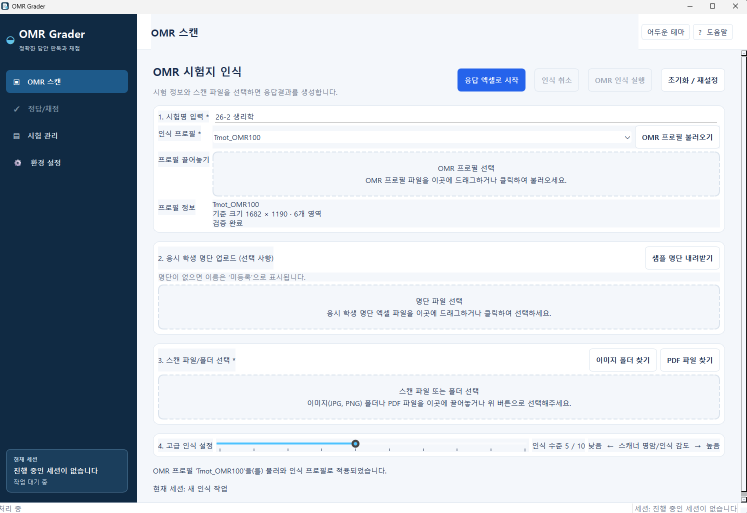
#> input picture fix0730_1054/image_0.png, 1493 x 1025 px (shown at 1/2 size)
$ python -i bubbles.py   (imports and definitions only)
#> lines starting #> are read from the running program, lines starting #| are printed output that depends on the picture; after the words box and inside, x2 and y2 are one past the last pixel; in counts of white or black regions, pixels touching at a corner belong together
"""Printed answer-bubble detection, the landmark every v4 recognition step is built on."""

from __future__ import annotations

from dataclasses import dataclass
from math import pi
from typing import Final

import cv2
import numpy as np
from numpy.typing import NDArray

# Detection runs where a bubble radius is about this many pixels, whatever the scan DPI.
_WORK_RADIUS: Final = 15.5
_FIRST_PASS_LONG_SIDE: Final = 2600
_MIN_WORK_RADIUS: Final = 6.0
_MAX_WORK_RADIUS: Final = 45.0
_MIN_CIRCULARITY: Final = 0.70
_MIN_DISK_FILL: Final = 0.60
_MIN_BUBBLES: Final = 20
_RADIUS_BAND: Final = (0.75, 1.35)
_GAMMAS: Final = (3.0, 5.0)


@dataclass(frozen=True, slots=True)
class Bubbles:
    """Circle-like printed marks found on one page, in source pixel coordinates."""

    centers: NDArray[np.float64]
    radii: NDArray[np.float64]
    radius: float

    def radius_samples(self) -> NDArray[np.float64]:
        return self.radii.copy()


def find_bubbles(gray: NDArray[np.uint8], *, enough: int | None = None) -> Bubbles | None:
    """Return the printed bubbles of a page, or ``None`` when too few circles exist.

    Faint print (a bright scanner setting or light toner) loses the thin gray rings, so
    detection darkens mid-tones with two gamma curves and keeps the richer result. With
    ``enough``, the second curve is skipped once the first already finds that many.
    """
    if gray.ndim != 2 or gray.size == 0:
        return None
    best: Bubbles | None = None
    for gamma in _GAMMAS:
        found = _bubbles(gray, gamma)
        if found is not None and (best is None or len(found.centers) > len(best.centers)):
            best = found
        if best is not None and enough is not None and len(best.centers) >= enough:
            break
    return best


def _bubbles(gray: NDArray[np.uint8], gamma: float) -> Bubbles | None:
    darkened = np.asarray(cv2.LUT(gray, _gamma_table(gamma)), dtype=np.uint8)
    scale = min(1.0, _FIRST_PASS_LONG_SIDE / max(gray.shape))
    found = _circles(darkened, scale)
    if found is None:
        return None
    radius = _dominant_radius(found[:, 2])
    if abs(radius - _WORK_RADIUS) > 0.3 * _WORK_RADIUS:
        # Re-run where the printed circles have the size the thresholds were tuned for.
        rescaled = _circles(darkened, scale * _WORK_RADIUS / radius)
        if rescaled is not None:
            found, scale = rescaled, scale * _WORK_RADIUS / radius
            radius = _dominant_radius(found[:, 2])
    low, high = _RADIUS_BAND
    kept = found[(found[:, 2] > low * radius) & (found[:, 2] < high * radius)]
    kept = _dedupe(kept, radius)
    if len(kept) < _MIN_BUBBLES:
        return None
    # The median of the kept rings is a continuous estimate; the histogram peak is binned.
    return Bubbles(kept[:, :2] / scale, kept[:, 2] / scale, float(np.median(kept[:, 2])) / scale)


def _gamma_table(gamma: float) -> NDArray[np.uint8]:
    levels = np.arange(256, dtype=np.float64) / 255.0
    return np.asarray(np.rint(255.0 * levels**gamma), dtype=np.uint8)


def _circles(gray: NDArray[np.uint8], scale: float) -> NDArray[np.float64] | None:
    work = (
        gray
        if abs(scale - 1.0) < 1e-9
        else cv2.resize(
            gray,
            None,
            fx=scale,
            fy=scale,
            interpolation=cv2.INTER_AREA if scale < 1 else cv2.INTER_LINEAR,
        )
    )
    binary = cv2.adaptiveThreshold(
        work, 255, cv2.ADAPTIVE_THRESH_MEAN_C, cv2.THRESH_BINARY_INV, 31, 12
    )
    contours, _ = cv2.findContours(binary, cv2.RETR_CCOMP, cv2.CHAIN_APPROX_SIMPLE)
    found: list[tuple[float, float, float]] = []
    low, high = 2 * _MIN_WORK_RADIUS, 2 * _MAX_WORK_RADIUS
    for contour in contours:
        _, _, width, height = cv2.boundingRect(contour)
        if not (low <= width <= high and low <= height <= high):
            continue
        if not 0.75 <= width / height <= 1.33:
            continue
        area = float(cv2.contourArea(contour))
        perimeter = float(cv2.arcLength(contour, True))
        if area < 60 or perimeter <= 0:
            continue
        (center_x, center_y), radius = cv2.minEnclosingCircle(contour)
        circularity = 4 * pi * area / (perimeter * perimeter)
        if circularity > _MIN_CIRCULARITY and area / (pi * radius * radius) > _MIN_DISK_FILL:
            found.append((float(center_x), float(center_y), float(radius)))
    if len(found) < _MIN_BUBBLES:
        return None
    return np.asarray(found, dtype=np.float64)


def _dominant_radius(radii: NDArray[np.float64]) -> float:
    histogram, edges = np.histogram(radii, bins=np.arange(_MIN_WORK_RADIUS, 4 * _MAX_WORK_RADIUS))
    peak = int(np.argmax(histogram))
    return float((edges[peak] + edges[peak + 1]) / 2)


def _dedupe(found: NDArray[np.float64], radius: float) -> NDArray[np.float64]:
    """Keep one circle per bubble (outer ring and inner hole contours coincide)."""
    ordered = found[np.argsort(-found[:, 2])]
    kept: list[NDArray[np.float64]] = []
    limit = (0.6 * radius) ** 2
    for item in ordered:
        if kept and np.min(np.sum((np.asarray(kept)[:, :2] - item[:2]) ** 2, axis=1)) <= limit:
            continue
        kept.append(item)
    return np.asarray(kept, dtype=np.float64).reshape(-1, 3)


__all__ = ["Bubbles", "find_bubbles"]

>>> import cv2
>>> picture = cv2.imread('../../../fix0730_1054/image_0.png', cv2.IMREAD_GRAYSCALE)
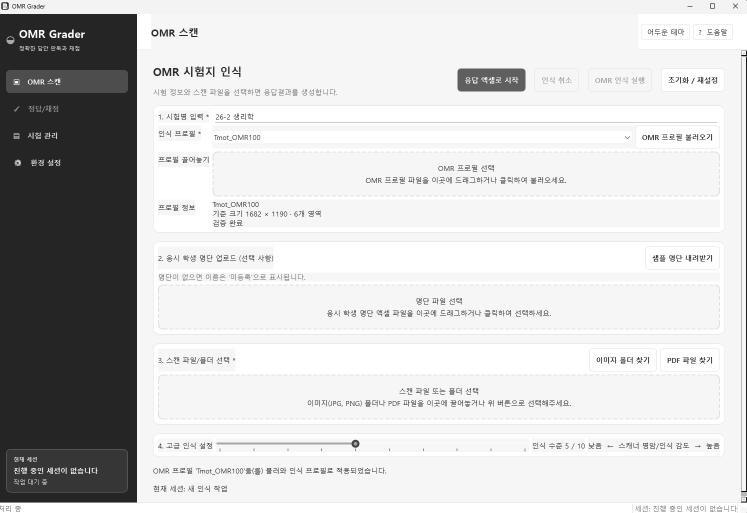
#> picture: shape (1025, 1493) (shown at 1/2 size); min 0, max 255, mean 208.7
>>> result = find_bubbles(picture)
#> the loop in find_bubbles, `for gamma in _GAMMAS:` made 2 passes
#> pass 1, in _bubbles, `darkened = np.asarray(cv2.LUT(gray, _gamma_table(gamma)), dtype=np.uin..`:
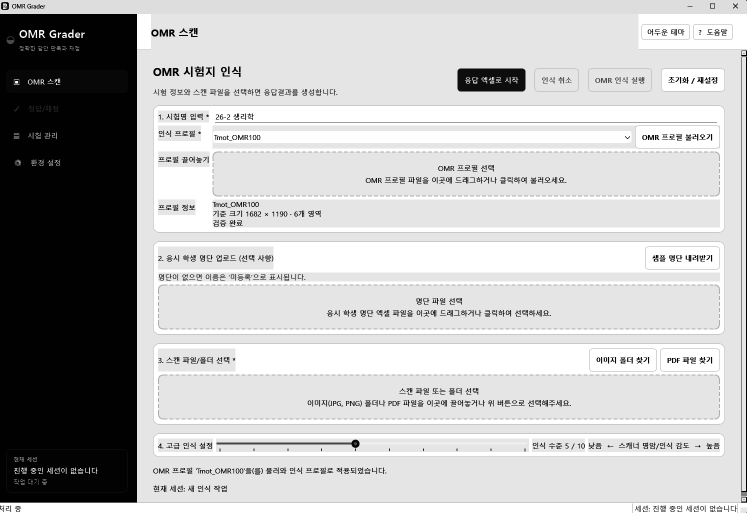
#> darkened: shape (1025, 1493) (shown at 1/2 size); min 0, max 255, mean 189.4
#> pass 1, in _circles, `binary = cv2.adaptiveThreshold( work, 255, cv2.ADAPTIVE_THRESH_MEAN_C,..`:
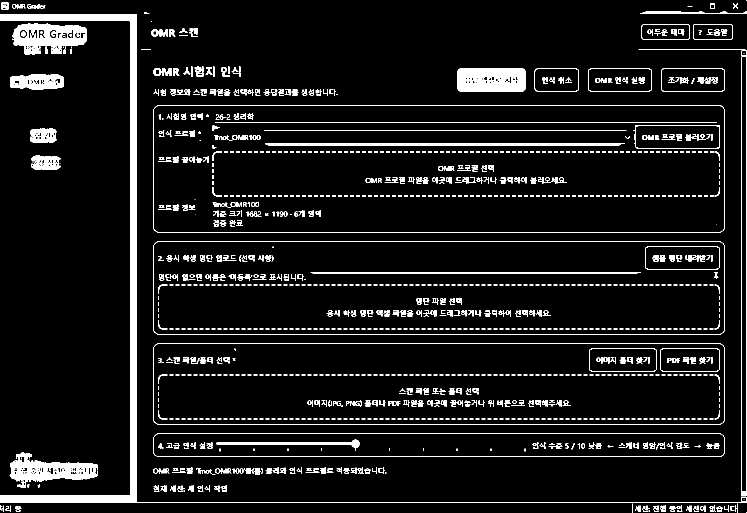
#> binary: shape (1025, 1493) (shown at 1/2 size); 7% white; 1438 white regions (797 under 20 px), largest, box (x1, y1, x2, y2) and area: (0, 28, 1493, 1006) 22223, (915, 137, 1051, 183) 5647, (25, 47, 174, 109) 5520
#> pass 2, in _bubbles (call 2), `darkened = np.asarray(cv2.LUT(gray, _gamma_table(gamma)), dtype=np.uin..`:
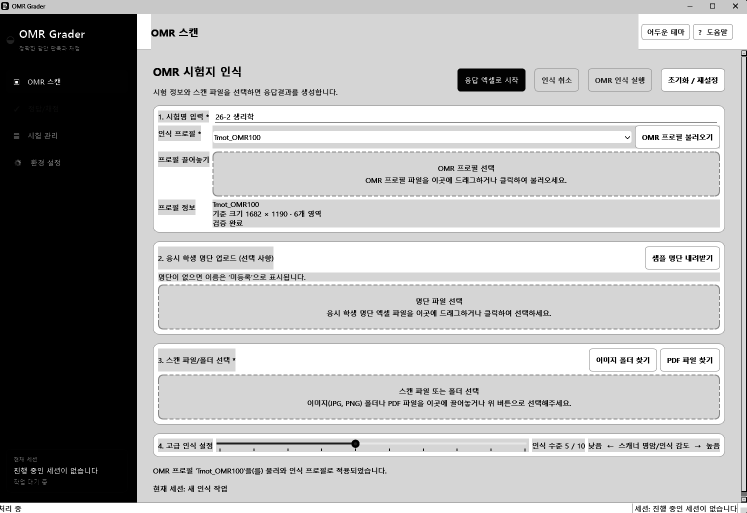
#> darkened: shape (1025, 1493) (shown at 1/2 size); min 0, max 255, mean 178.7
#> pass 2, in _circles (call 2), `binary = cv2.adaptiveThreshold( work, 255, cv2.ADAPTIVE_THRESH_MEAN_C,..`:
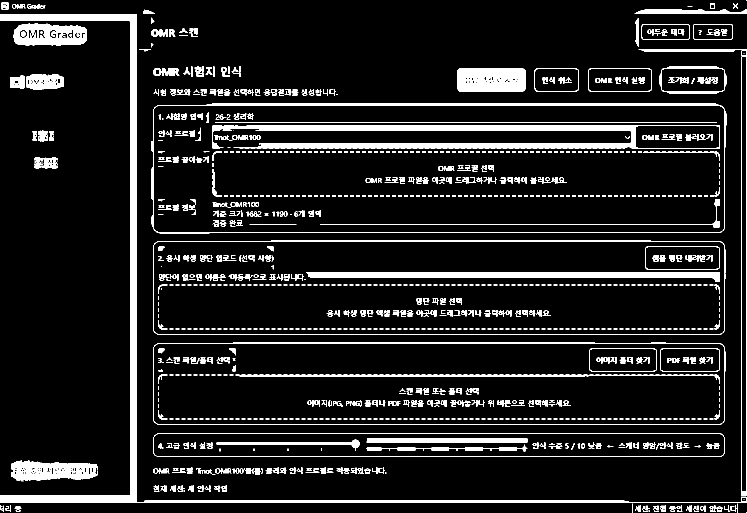
#> binary: shape (1025, 1493) (shown at 1/2 size); 9.8% white; 1310 white regions (652 under 20 px), largest, box (x1, y1, x2, y2) and area: (0, 28, 1493, 1006) 26102, (425, 251, 1440, 297) 17951, (612, 545, 1440, 563) 9001

$ run again, on fix0730_1054/image_3.png
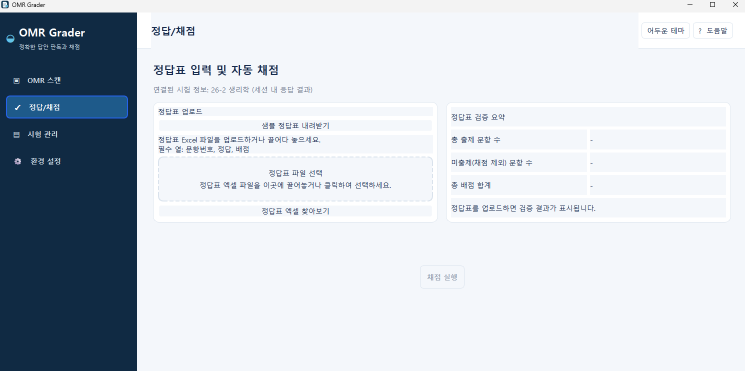
#> input picture fix0730_1054/image_3.png, 1489 x 742 px (shown at 1/2 size)
#> the loop in find_bubbles, `for gamma in _GAMMAS:` made 2 passes
#> pass 1, in _circles, `binary = cv2.adaptiveThreshold( work, 255, cv2.ADAPTIVE_THRESH_MEAN_C,..`:
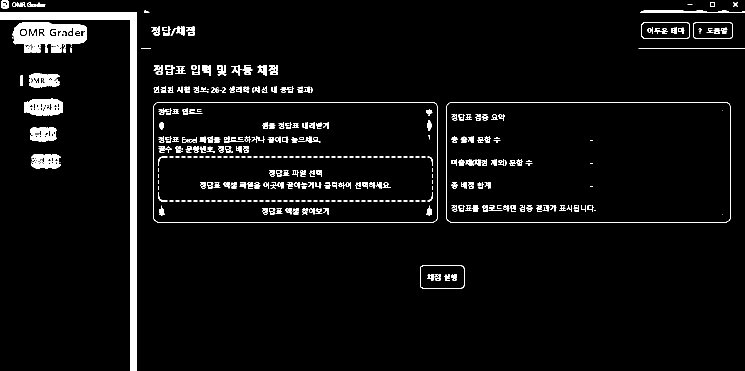
#> binary: shape (742, 1489) (shown at 1/2 size); 4.3% white; 538 white regions (211 under 20 px), largest, box (x1, y1, x2, y2) and area: (0, 25, 274, 742) 13679, (25, 44, 174, 106) 5520, (48, 197, 126, 232) 1867
#> pass 2, in _circles (call 2), `binary = cv2.adaptiveThreshold( work, 255, cv2.ADAPTIVE_THRESH_MEAN_C,..`:
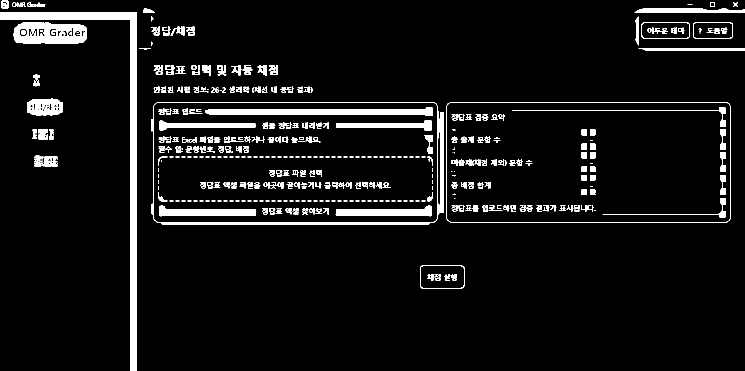
#> binary: shape (742, 1489) (shown at 1/2 size); 6.2% white; 552 white regions (202 under 20 px), largest, box (x1, y1, x2, y2) and area: (0, 25, 274, 742) 13679, (410, 214, 866, 232) 5083, (27, 44, 174, 88) 4654
